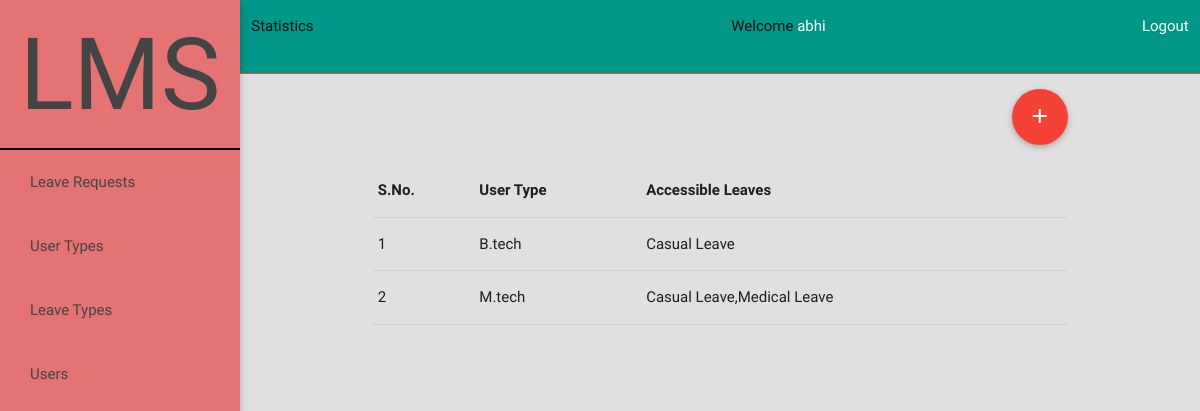
/admin/index.php?id=viewUserType (signed in), run on the app's committed database.
### tables this page shows
CREATE TABLE IF NOT EXISTS `usertypes` (
  `id` int(11) NOT NULL,
  `type` varchar(100) NOT NULL,
  `accessibleLeaves` varchar(500) NOT NULL
);

### admin/classDatabaseUserType.php (called while the page is built, shortened)
<?php
class DatabaseUserType
{
	private $table;
	public function __construct() {
		$this->table="usertypes";
	}
	public function getUserTypes() {
		require_once 'classUserType.php';
		$query="SELECT * FROM `".$this->table."`";
		if($query_run=mysql_query($query)) {
			$objUserTypeArray=array();
			$query_num_rows=mysql_num_rows($query_run);
			for($i=0;$i<$query_num_rows;$i++) {
				$objUserType=new UserType;
				$row=mysql_fetch_row($query_run);
				$objUserType->setType($row[1]);
				$objUserType->setAccessibleLeaves($row[2]);
				array_push($objUserTypeArray, $objUserType);
			}
			return $objUserTypeArray;
		} else {
			setError(mysql_error());
		}
		return false;
	}
}
?>

### admin/classUserType.php (called while the page is built, shortened)
<?php
class UserType
{
	private $Type;
	private $AccessibleLeaves;
	public function getType()
	{
		return $this->Type;
	}
	public function setType($Type)
	{
		$this->Type=htmlentities($Type);
	}
	public function getAccessibleLeaves()
	{
		return $this->AccessibleLeaves;
	}
	public function setAccessibleLeaves($AccessibleLeaves)
	{
		if(!empty($AccessibleLeaves)) {
			$this->AccessibleLeaves=htmlentities($AccessibleLeaves);
		}
	}
}
?>

### admin/viewUserType.php (the view, shortened to what this page needs)
<div class="row">
	<a class="btn-floating btn-large waves-effect waves-light red right tooltipped" data-position="right" data-delay="50" data-tooltip="Add new user type" href="index.php?id=addUserType"><i class="material-icons">add</i></a>
</div>
<div class="row">
	<table class="highlight bordered responsive-table hoverable">
		<thead>
		  <tr>
		      <th data-field="id">S.No.</th>
		      <th data-field="type">User Type</th>
		      <th data-field="Accessible">Accessible Leaves</th>
		  </tr>
		</thead>
		<tbody>
		<?php
		require_once 'classDatabaseUserType.php';
		$objDatabaseUserType=new DatabaseUserType;
		$objUserTypeArray=$objDatabaseUserType->getUserTypes();
		if($objUserTypeArray) {
			$i=1;
			foreach ($objUserTypeArray as $objUserType) {
				echo '<tr>'.
						'<td>'.$i.'</td>'.
						'<td>'.$objUserType->getType().'</td>'.
						'<td>'.$objUserType->getAccessibleLeaves().'</td>'.
					'</tr>';
				$i++;
			}
		} else {
			setError('No User Type has been created yet.');
			setError('Create one by clicking on the add button above.');
		}
		?>
		</tbody>
	</table>
</div>

### admin/index.php (style rules this page uses)
@media only screen and (min-width:993px) { html,body,main { height: 100%; } }

### data on the page
usertypes: type "B.tech", accessibleLeaves "Casual Leave"
usertypes: type "M.tech", accessibleLeaves "Casual Leave,Medical Leave"

### other printed values
getUsername() "abhi"
